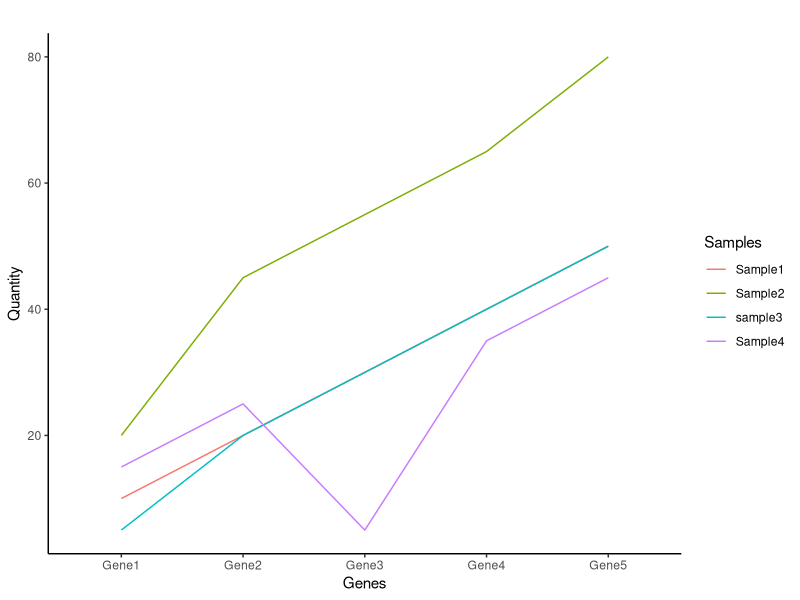

Write R code to recreate this figure.
# Loading libraries
library(ggplot2)
library(reshape2)

# Reading dataframe
data <- read.table("../Test_Data/dummy_data1.csv", sep =",", header= TRUE)

# Transforming dataframe to matrix
mat <- as.matrix(data[, -1])

# Adding rownames to matrix
rownames(mat) <- data$Sample

# Defining image parameter
png(file = "linechart.png", width=600, height=500)

# Defining margins
par(mgp=c(4,1,0))
par(mar=c(6, 6, 1, 1))

# Plotting linechart
ggplot(melt(mat))+geom_line(aes(x=Var2, y=value, group=Var1, color=Var1))+ theme_classic()+

# Specifying plot title
ggtitle(" ") + xlab("Genes") + ylab("Quantity") + labs(color = "Samples")

# Saving figure
dev.off()
